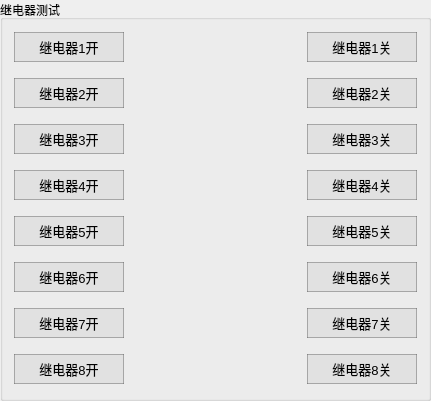
       <widget class="QGroupBox" name="groupBox_6">
        <property name="geometry">
         <rect>
          <x>320</x>
          <y>90</y>
          <width>431</width>
          <height>401</height>
         </rect>
        </property>
        <property name="title">
         <string>继电器测试</string>
        </property>
        <layout class="QGridLayout" name="gridLayout_6">
         <property name="leftMargin">
          <number>11</number>
         </property>
         <property name="topMargin">
          <number>11</number>
         </property>
         <property name="rightMargin">
          <number>11</number>
         </property>
         <property name="bottomMargin">
          <number>11</number>
         </property>
         <property name="verticalSpacing">
          <number>15</number>
         </property>
         <item row="4" column="0">
          <layout class="QHBoxLayout" name="horizontalLayout_35">
           <item>
            <layout class="QHBoxLayout" name="horizontalLayout_36">
             <item>
              <widget class="QPushButton" name="button_relay4Open_A">
               <property name="minimumSize">
                <size>
                 <width>110</width>
                 <height>30</height>
                </size>
               </property>
               <property name="font">
                <font>
                 <pointsize>10</pointsize>
                </font>
               </property>
               <property name="styleSheet">
                <string notr="true">QPushButton{
	border-style:solid;
	border-width:1px;
	color: rgb(0, 0, 0);
	background-color: rgba(225, 225, 225);
	border-color:rgba(100, 100, 100, 120);
}

QPushButton:hover{
	color:rgba(0,0,0,200);
	background-color:rgb(240, 248, 248);
	border-color: rgb(0, 150, 250);
}

QPushButton:pressed{
	border-style:inset;
	color:rgba(0,0,0,150);
	background-color: rgba(225, 225, 225);
	border-color: rgba(0, 163, 245);
}</string>
               </property>
               <property name="text">
                <string>继电器4开</string>
               </property>
              </widget>
             </item>
            </layout>
           </item>
           <item>
            <spacer name="horizontalSpacer_23">
             <property name="orientation">
              <enum>Qt::Horizontal</enum>
             </property>
             <property name="sizeHint" stdset="0">
              <size>
               <width>40</width>
               <height>20</height>
              </size>
             </property>
            </spacer>
           </item>
           <item>
            <layout class="QVBoxLayout" name="verticalLayout_5">
             <item>
              <widget class="QPushButton" name="button_relay4Close_A">
               <property name="minimumSize">
                <size>
                 <width>110</width>
                 <height>30</height>
                </size>
               </property>
               <property name="font">
                <font>
                 <pointsize>10</pointsize>
                </font>
               </property>
               <property name="styleSheet">
                <string notr="true">QPushButton{
	border-style:solid;
	border-width:1px;
	color: rgb(0, 0, 0);
	background-color: rgba(225, 225, 225);
	border-color:rgba(100, 100, 100, 120);
}

QPushButton:hover{
	color:rgba(0,0,0,200);
	background-color:rgb(240, 248, 248);
	border-color: rgb(0, 150, 250);
}

QPushButton:pressed{
	border-style:inset;
	color:rgba(0,0,0,150);
	background-color: rgba(225, 225, 225);
	border-color: rgba(0, 163, 245);
}</string>
               </property>
               <property name="text">
                <string>继电器4关</string>
               </property>
              </widget>
             </item>
            </layout>
           </item>
          </layout>
         </item>
         <item row="2" column="0">
          <layout class="QHBoxLayout" name="horizontalLayout_30">
           <item>
            <layout class="QHBoxLayout" name="horizontalLayout_31">
             <item>
              <widget class="QPushButton" name="button_relay2Open_A">
               <property name="minimumSize">
                <size>
                 <width>110</width>
                 <height>30</height>
                </size>
               </property>
               <property name="font">
                <font>
                 <pointsize>10</pointsize>
                </font>
               </property>
               <property name="styleSheet">
                <string notr="true">QPushButton{
	border-style:solid;
	border-width:1px;
	color: rgb(0, 0, 0);
	background-color: rgba(225, 225, 225);
	border-color:rgba(100, 100, 100, 120);
}

QPushButton:hover{
	color:rgba(0,0,0,200);
	background-color:rgb(240, 248, 248);
	border-color: rgb(0, 150, 250);
}

QPushButton:pressed{
	border-style:inset;
	color:rgba(0,0,0,150);
	background-color: rgba(225, 225, 225);
	border-color: rgba(0, 163, 245);
}</string>
               </property>
               <property name="text">
                <string>继电器2开</string>
               </property>
              </widget>
             </item>
            </layout>
           </item>
           <item>
            <spacer name="horizontalSpacer_19">
             <property name="orientation">
              <enum>Qt::Horizontal</enum>
             </property>
             <property name="sizeHint" stdset="0">
              <size>
               <width>40</width>
               <height>20</height>
              </size>
             </property>
            </spacer>
           </item>
           <item>
            <layout class="QVBoxLayout" name="verticalLayout_3">
             <item>
              <widget class="QPushButton" name="button_relay2Close_A">
               <property name="minimumSize">
                <size>
                 <width>110</width>
                 <height>30</height>
                </size>
               </property>
               <property name="font">
                <font>
                 <pointsize>10</pointsize>
                </font>
               </property>
               <property name="styleSheet">
                <string notr="true">QPushButton{
	border-style:solid;
	border-width:1px;
	color: rgb(0, 0, 0);
	background-color: rgba(225, 225, 225);
	border-color:rgba(100, 100, 100, 120);
}

QPushButton:hover{
	color:rgba(0,0,0,200);
	background-color:rgb(240, 248, 248);
	border-color: rgb(0, 150, 250);
}

QPushButton:pressed{
	border-style:inset;
	color:rgba(0,0,0,150);
	background-color: rgba(225, 225, 225);
	border-color: rgba(0, 163, 245);
}</string>
               </property>
               <property name="text">
                <string>继电器2关</string>
               </property>
              </widget>
             </item>
            </layout>
           </item>
          </layout>
         </item>
         <item row="1" column="0">
          <layout class="QHBoxLayout" name="horizontalLayout_20">
           <item>
            <layout class="QHBoxLayout" name="horizontalLayout_21">
             <item>
              <widget class="QPushButton" name="button_relay1Open_A">
               <property name="minimumSize">
                <size>
                 <width>110</width>
                 <height>30</height>
                </size>
               </property>
               <property name="font">
                <font>
                 <pointsize>10</pointsize>
                </font>
               </property>
               <property name="styleSheet">
                <string notr="true">QPushButton{
	border-style:solid;
	border-width:1px;
	color: rgb(0, 0, 0);
	background-color: rgba(225, 225, 225);
	border-color:rgba(100, 100, 100, 120);
}

QPushButton:hover{
	color:rgba(0,0,0,200);
	background-color:rgb(240, 248, 248);
	border-color: rgb(0, 150, 250);
}

QPushButton:pressed{
	border-style:inset;
	color:rgba(0,0,0,150);
	background-color: rgba(225, 225, 225);
	border-color: rgba(0, 163, 245);
}</string>
               </property>
               <property name="text">
                <string>继电器1开</string>
               </property>
              </widget>
             </item>
            </layout>
           </item>
           <item>
            <spacer name="horizontalSpacer_16">
             <property name="orientation">
              <enum>Qt::Horizontal</enum>
             </property>
             <property name="sizeHint" stdset="0">
              <size>
               <width>40</width>
               <height>20</height>
              </size>
             </property>
            </spacer>
           </item>
           <item>
            <layout class="QVBoxLayout" name="verticalLayout_2">
             <item>
              <widget class="QPushButton" name="button_relay1Close_A">
               <property name="minimumSize">
                <size>
                 <width>110</width>
                 <height>30</height>
                </size>
               </property>
               <property name="font">
                <font>
                 <pointsize>10</pointsize>
                </font>
               </property>
               <property name="styleSheet">
                <string notr="true">QPushButton{
	border-style:solid;
	border-width:1px;
	color: rgb(0, 0, 0);
	background-color: rgba(225, 225, 225);
	border-color:rgba(100, 100, 100, 120);
}

QPushButton:hover{
	color:rgba(0,0,0,200);
	background-color:rgb(240, 248, 248);
	border-color: rgb(0, 150, 250);
}

QPushButton:pressed{
	border-style:inset;
	color:rgba(0,0,0,150);
	background-color: rgba(225, 225, 225);
	border-color: rgba(0, 163, 245);
}</string>
               </property>
               <property name="text">
                <string>继电器1关</string>
               </property>
              </widget>
             </item>
            </layout>
           </item>
          </layout>
         </item>
         <item row="3" column="0">
          <layout class="QHBoxLayout" name="horizontalLayout_32">
           <item>
            <layout class="QHBoxLayout" name="horizontalLayout_34">
             <item>
              <widget class="QPushButton" name="button_relay3Open_A">
               <property name="minimumSize">
                <size>
                 <width>110</width>
                 <height>30</height>
                </size>
               </property>
               <property name="font">
                <font>
                 <pointsize>10</pointsize>
                </font>
               </property>
               <property name="styleSheet">
                <string notr="true">QPushButton{
	border-style:solid;
	border-width:1px;
	color: rgb(0, 0, 0);
	background-color: rgba(225, 225, 225);
	border-color:rgba(100, 100, 100, 120);
}

QPushButton:hover{
	color:rgba(0,0,0,200);
	background-color:rgb(240, 248, 248);
	border-color: rgb(0, 150, 250);
}

QPushButton:pressed{
	border-style:inset;
	color:rgba(0,0,0,150);
	background-color: rgba(225, 225, 225);
	border-color: rgba(0, 163, 245);
}</string>
               </property>
               <property name="text">
                <string>继电器3开</string>
               </property>
              </widget>
             </item>
            </layout>
           </item>
           <item>
            <spacer name="horizontalSpacer_21">
             <property name="orientation">
              <enum>Qt::Horizontal</enum>
             </property>
             <property name="sizeHint" stdset="0">
              <size>
               <width>40</width>
               <height>20</height>
              </size>
             </property>
            </spacer>
           </item>
           <item>
            <layout class="QVBoxLayout" name="verticalLayout_4">
             <item>
              <widget class="QPushButton" name="button_relay3Close_A">
               <property name="minimumSize">
                <size>
                 <width>110</width>
                 <height>30</height>
                </size>
               </property>
               <property name="font">
                <font>
                 <pointsize>10</pointsize>
                </font>
               </property>
               <property name="styleSheet">
                <string notr="true">QPushButton{
	border-style:solid;
	border-width:1px;
	color: rgb(0, 0, 0);
	background-color: rgba(225, 225, 225);
	border-color:rgba(100, 100, 100, 120);
}

QPushButton:hover{
	color:rgba(0,0,0,200);
	background-color:rgb(240, 248, 248);
	border-color: rgb(0, 150, 250);
}

QPushButton:pressed{
	border-style:inset;
	color:rgba(0,0,0,150);
	background-color: rgba(225, 225, 225);
	border-color: rgba(0, 163, 245);
}</string>
               </property>
               <property name="text">
                <string>继电器3关</string>
               </property>
              </widget>
             </item>
            </layout>
           </item>
          </layout>
         </item>
         <item row="5" column="0">
          <layout class="QHBoxLayout" name="horizontalLayout_37">
           <item>
            <layout class="QHBoxLayout" name="horizontalLayout_38">
             <item>
              <widget class="QPushButton" name="button_relay5Open_A">
               <property name="minimumSize">
                <size>
                 <width>110</width>
                 <height>30</height>
                </size>
               </property>
               <property name="font">
                <font>
                 <pointsize>10</pointsize>
                </font>
               </property>
               <property name="styleSheet">
                <string notr="true">QPushButton{
	border-style:solid;
	border-width:1px;
	color: rgb(0, 0, 0);
	background-color: rgba(225, 225, 225);
	border-color:rgba(100, 100, 100, 120);
}

QPushButton:hover{
	color:rgba(0,0,0,200);
	background-color:rgb(240, 248, 248);
	border-color: rgb(0, 150, 250);
}

QPushButton:pressed{
	border-style:inset;
	color:rgba(0,0,0,150);
	background-color: rgba(225, 225, 225);
	border-color: rgba(0, 163, 245);
}</string>
               </property>
               <property name="text">
                <string>继电器5开</string>
               </property>
              </widget>
             </item>
            </layout>
           </item>
           <item>
            <spacer name="horizontalSpacer_25">
             <property name="orientation">
              <enum>Qt::Horizontal</enum>
             </property>
             <property name="sizeHint" stdset="0">
              <size>
               <width>40</width>
               <height>20</height>
              </size>
             </property>
            </spacer>
           </item>
           <item>
            <layout class="QVBoxLayout" name="verticalLayout_6">
             <item>
              <widget class="QPushButton" name="button_relay5Close_A">
               <property name="minimumSize">
                <size>
                 <width>110</width>
                 <height>30</height>
                </size>
               </property>
               <property name="font">
                <font>
                 <pointsize>10</pointsize>
                </font>
               </property>
               <property name="styleSheet">
                <string notr="true">QPushButton{
	border-style:solid;
	border-width:1px;
	color: rgb(0, 0, 0);
	background-color: rgba(225, 225, 225);
	border-color:rgba(100, 100, 100, 120);
}

QPushButton:hover{
	color:rgba(0,0,0,200);
	background-color:rgb(240, 248, 248);
	border-color: rgb(0, 150, 250);
}

QPushButton:pressed{
	border-style:inset;
	color:rgba(0,0,0,150);
	background-color: rgba(225, 225, 225);
	border-color: rgba(0, 163, 245);
}</string>
               </property>
               <property name="text">
                <string>继电器5关</string>
               </property>
              </widget>
             </item>
            </layout>
           </item>
          </layout>
         </item>
         <item row="6" column="0">
          <layout class="QHBoxLayout" name="horizontalLayout_39">
           <item>
            <layout class="QHBoxLayout" name="horizontalLayout_40">
             <item>
              <widget class="QPushButton" name="button_relay6Open_A">
               <property name="minimumSize">
                <size>
                 <width>110</width>
                 <height>30</height>
                </size>
               </property>
               <property name="font">
                <font>
                 <pointsize>10</pointsize>
                </font>
               </property>
               <property name="styleSheet">
                <string notr="true">QPushButton{
	border-style:solid;
	border-width:1px;
	color: rgb(0, 0, 0);
	background-color: rgba(225, 225, 225);
	border-color:rgba(100, 100, 100, 120);
}

QPushButton:hover{
	color:rgba(0,0,0,200);
	background-color:rgb(240, 248, 248);
	border-color: rgb(0, 150, 250);
}

QPushButton:pressed{
	border-style:inset;
	color:rgba(0,0,0,150);
	background-color: rgba(225, 225, 225);
	border-color: rgba(0, 163, 245);
}</string>
               </property>
               <property name="text">
                <string>继电器6开</string>
               </property>
              </widget>
             </item>
            </layout>
           </item>
           <item>
            <spacer name="horizontalSpacer_27">
             <property name="orientation">
              <enum>Qt::Horizontal</enum>
             </property>
             <property name="sizeHint" stdset="0">
              <size>
               <width>40</width>
               <height>20</height>
              </size>
             </property>
            </spacer>
           </item>
           <item>
            <layout class="QVBoxLayout" name="verticalLayout_7">
             <item>
              <widget class="QPushButton" name="button_relay6Close_A">
               <property name="minimumSize">
                <size>
                 <width>110</width>
                 <height>30</height>
                </size>
               </property>
               <property name="font">
                <font>
                 <pointsize>10</pointsize>
                </font>
               </property>
               <property name="styleSheet">
                <string notr="true">QPushButton{
	border-style:solid;
	border-width:1px;
	color: rgb(0, 0, 0);
	background-color: rgba(225, 225, 225);
	border-color:rgba(100, 100, 100, 120);
}

QPushButton:hover{
	color:rgba(0,0,0,200);
	background-color:rgb(240, 248, 248);
	border-color: rgb(0, 150, 250);
}

QPushButton:pressed{
	border-style:inset;
	color:rgba(0,0,0,150);
	background-color: rgba(225, 225, 225);
	border-color: rgba(0, 163, 245);
}</string>
               </property>
               <property name="text">
                <string>继电器6关</string>
               </property>
              </widget>
             </item>
            </layout>
           </item>
          </layout>
         </item>
         <item row="7" column="0">
          <layout class="QHBoxLayout" name="horizontalLayout_41">
           <item>
            <layout class="QHBoxLayout" name="horizontalLayout_42">
             <item>
              <widget class="QPushButton" name="button_relay7Open_A">
               <property name="minimumSize">
                <size>
                 <width>110</width>
                 <height>30</height>
                </size>
               </property>
               <property name="font">
                <font>
                 <pointsize>10</pointsize>
                </font>
               </property>
               <property name="styleSheet">
                <string notr="true">QPushButton{
	border-style:solid;
	border-width:1px;
	color: rgb(0, 0, 0);
	background-color: rgba(225, 225, 225);
	border-color:rgba(100, 100, 100, 120);
}

QPushButton:hover{
	color:rgba(0,0,0,200);
	background-color:rgb(240, 248, 248);
	border-color: rgb(0, 150, 250);
}

QPushButton:pressed{
	border-style:inset;
	color:rgba(0,0,0,150);
	background-color: rgba(225, 225, 225);
	border-color: rgba(0, 163, 245);
}</string>
               </property>
               <property name="text">
                <string>继电器7开</string>
               </property>
              </widget>
             </item>
            </layout>
           </item>
           <item>
            <spacer name="horizontalSpacer_29">
             <property name="orientation">
              <enum>Qt::Horizontal</enum>
             </property>
             <property name="sizeHint" stdset="0">
              <size>
               <width>40</width>
               <height>20</height>
              </size>
             </property>
            </spacer>
           </item>
           <item>
            <layout class="QVBoxLayout" name="verticalLayout_8">
             <item>
              <widget class="QPushButton" name="button_relay7Close_A">
               <property name="minimumSize">
                <size>
                 <width>110</width>
                 <height>30</height>
                </size>
               </property>
               <property name="font">
                <font>
                 <pointsize>10</pointsize>
                </font>
               </property>
               <property name="styleSheet">
                <string notr="true">QPushButton{
	border-style:solid;
	border-width:1px;
	color: rgb(0, 0, 0);
	background-color: rgba(225, 225, 225);
	border-color:rgba(100, 100, 100, 120);
}

QPushButton:hover{
	color:rgba(0,0,0,200);
	background-color:rgb(240, 248, 248);
	border-color: rgb(0, 150, 250);
}

QPushButton:pressed{
	border-style:inset;
	color:rgba(0,0,0,150);
	background-color: rgba(225, 225, 225);
	border-color: rgba(0, 163, 245);
}</string>
               </property>
               <property name="text">
                <string>继电器7关</string>
               </property>
              </widget>
             </item>
            </layout>
           </item>
          </layout>
         </item>
         <item row="8" column="0">
          <layout class="QHBoxLayout" name="horizontalLayout_43">
           <item>
            <layout class="QHBoxLayout" name="horizontalLayout_44">
             <item>
              <widget class="QPushButton" name="button_relay8Open_A">
               <property name="minimumSize">
                <size>
                 <width>110</width>
                 <height>30</height>
                </size>
               </property>
               <property name="font">
                <font>
                 <pointsize>10</pointsize>
                </font>
               </property>
               <property name="styleSheet">
                <string notr="true">QPushButton{
	border-style:solid;
	border-width:1px;
	color: rgb(0, 0, 0);
	background-color: rgba(225, 225, 225);
	border-color:rgba(100, 100, 100, 120);
}

QPushButton:hover{
	color:rgba(0,0,0,200);
	background-color:rgb(240, 248, 248);
	border-color: rgb(0, 150, 250);
}

QPushButton:pressed{
	border-style:inset;
	color:rgba(0,0,0,150);
	background-color: rgba(225, 225, 225);
	border-color: rgba(0, 163, 245);
}</string>
               </property>
               <property name="text">
                <string>继电器8开</string>
               </property>
              </widget>
             </item>
            </layout>
           </item>
           <item>
            <spacer name="horizontalSpacer_31">
             <property name="orientation">
              <enum>Qt::Horizontal</enum>
             </property>
             <property name="sizeHint" stdset="0">
              <size>
               <width>40</width>
               <height>20</height>
              </size>
             </property>
            </spacer>
           </item>
           <item>
            <layout class="QVBoxLayout" name="verticalLayout_9">
             <item>
              <widget class="QPushButton" name="button_relay8Close_A">
               <property name="minimumSize">
                <size>
                 <width>110</width>
                 <height>30</height>
                </size>
               </property>
               <property name="font">
                <font>
                 <pointsize>10</pointsize>
                </font>
               </property>
               <property name="styleSheet">
                <string notr="true">QPushButton{
	border-style:solid;
	border-width:1px;
	color: rgb(0, 0, 0);
	background-color: rgba(225, 225, 225);
	border-color:rgba(100, 100, 100, 120);
}

QPushButton:hover{
	color:rgba(0,0,0,200);
	background-color:rgb(240, 248, 248);
	border-color: rgb(0, 150, 250);
}

QPushButton:pressed{
	border-style:inset;
	color:rgba(0,0,0,150);
	background-color: rgba(225, 225, 225);
	border-color: rgba(0, 163, 245);
}</string>
               </property>
               <property name="text">
                <string>继电器8关</string>
               </property>
              </widget>
             </item>
            </layout>
           </item>
          </layout>
         </item>
        </layout>
       </widget>
